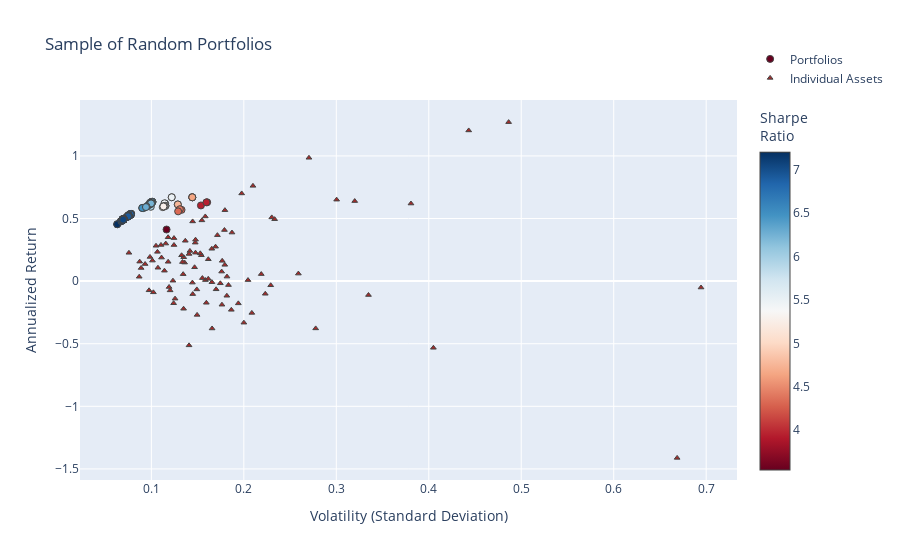

The code cell stored with this chart in its notebook:
### Code cell
fig = go.Figure()

fig.add_trace(go.Scatter(
    x=[p["variance"]**0.5 for p in total_portfolios],  # Convert variance to volatility
    y=[p["return"] for p in total_portfolios],
    mode='markers',
    marker=dict(
        color=[p["sharpe"] for p in total_portfolios],  # Sharpe Ratio
        showscale=True,
        size=7,
        line=dict(width=1),
        colorscale="RdBu",
        colorbar=dict(title="Sharpe<br>Ratio")
    ),
    hoverinfo='text',
    text=[
        f"Return: {p['return']:.3%}<br>Volatility: {p['variance']**0.5:.3f}<br>" +
        f"Sharpe Ratio: {p['return'] / (p['variance']**0.5):.3f}<br>" +
        "<br>".join([f"{p['tickers'][i]}: Weight={p['weights'][i]:.3f}" for i in range(len(p['tickers']))])
        for p in total_portfolios
    ],
    name="Portfolios"
))

fig.add_trace(go.Scatter(
    x=volatility,
    y=annualized_returns,
    mode='markers',
    hoverinfo='text',
    hovertext=[
        f"{name} <br>Volatility: {vol:.3f} <br>Returns: {ret:.3%} <br>Sharpe Ratio: {sr:.3f}"
        for name, vol, ret, sr in zip(names, volatility, annualized_returns, sharpe_ratios)
    ],
    marker=dict(
        color='brown',
        size=5,
        symbol='triangle-up',  # Sets the marker shape to a triangle
        line=dict(width=1)
    ),
    name="Individual Assets"
))

fig.update_layout(
    title='Sample of Random Portfolios',
    xaxis_title='Volatility (Standard Deviation)',
    yaxis_title='Annualized Return',
    legend=dict(y=5
    )
)


fig.show()

### Figure 1 — Plotly figure (JSON) as saved in the notebook; plotly's stock layout.template omitted (floating-point values rounded to 4 significant figures; data arrays with more than 128 entries replaced by an {"elided": "..."} marker saying what was removed)
{"data": [{"hoverinfo": "text", "marker": {"color": {"elided": "240 float values"}, "colorbar": {"title": {"text": "Sharpe<br>Ratio"}}, "colorscale": [[0, "rgb(103,0,31)"], [0.1, "rgb(178,24,43)"], [0.2, "rgb(214,96,77)"], [0.3, "rgb(244,165,130)"], [0.4, "rgb(253,219,199)"], [0.5, "rgb(247,247,247)"], [0.6, "rgb(209,229,240)"], [0.7, "rgb(146,197,222)"], [0.8, "rgb(67,147,195)"], [0.9, "rgb(33,102,172)"], [1, "rgb(5,48,97)"]], "line": {"width": 1}, "showscale": true, "size": 7}, "mode": "markers", "name": "Portfolios", "text": {"elided": "240 str values"}, "type": "scatter", "x": {"elided": "240 float values"}, "y": {"elided": "240 float values"}}, {"hoverinfo": "text", "hovertext": ["WFC_Close <br>Volatility: 0.176 <br>Returns: -18.838% <br>Sharpe Ratio: 3.332", "MDT_Close <br>Volatility: 0.114 <br>Returns: 8.328% <br>Sharpe Ratio: 3.666", "BIIB_Close <br>Volatility: 0.229 <br>Returns: -3.324% <br>Sharpe Ratio: 3.666", "COST_Close <br>Volatility: 0.194 <br>Returns: -17.769% <br>Sharpe Ratio: 3.666", "UNH_Close <br>Volatility: 0.118 <br>Returns: 35.013% <br>Sharpe Ratio: 3.666", "EMR_Close <br>Volatility: 0.165 <br>Returns: -0.844% <br>Sharpe Ratio: 4.093", "LLY_Close <br>Volatility: 0.158 <br>Returns: 0.828% <br>Sharpe Ratio: 4.093", "GE_Close <br>Volatility: 0.166 <br>Returns: -37.831% <br>Sharpe Ratio: 4.093", "EW_Close <br>Volatility: 0.230 <br>Returns: 50.893% <br>Sharpe Ratio: 4.093", "AMD_Close <br>Volatility: 0.694 <br>Returns: -5.109% <br>Sharpe Ratio: 4.093", "TMO_Close <br>Volatility: 0.142 <br>Returns: 24.099% <br>Sharpe Ratio: 4.093", "RTX_Close <br>Volatility: 0.093 <br>Returns: 13.645% <br>Sharpe Ratio: 4.290", "AEP_Close <br>Volatility: 0.101 <br>Returns: 16.390% <br>Sharpe Ratio: 4.093", "AAPL_Close <br>Volatility: 0.162 <br>Returns: 17.462% <br>Sharpe Ratio: 4.093", "KO_Close <br>Volatility: 0.076 <br>Returns: 22.618% <br>Sharpe Ratio: 4.093", "MSFT_Close <br>Volatility: 0.137 <br>Returns: 32.231% <br>Sharpe Ratio: 4.290", "PFE_Close <br>Volatility: 0.098 <br>Returns: -7.335% <br>Sharpe Ratio: 4.777", "SO_Close <br>Volatility: 0.102 <br>Returns: -8.956% <br>Sharpe Ratio: 4.777", "RMD_Close <br>Volatility: 0.177 <br>Returns: 16.205% <br>Sharpe Ratio: 4.777", "MS_Close <br>Volatility: 0.219 <br>Returns: 5.606% <br>Sharpe Ratio: 4.732", "CPB_Close <br>Volatility: 0.149 <br>Returns: -26.972% <br>Sharpe Ratio: 4.732", "MMM_Close <br>Volatility: 0.118 <br>Returns: 15.425% <br>Sharpe Ratio: 4.791", "BABA_Close <br>Volatility: 0.270 <br>Returns: 98.505% <br>Sharpe Ratio: 4.777", "ZBH_Close <br>Volatility: 0.176 <br>Returns: 7.620% <br>Sharpe Ratio: 4.732", "CAT_Close <br>Volatility: 0.233 <br>Returns: 49.457% <br>Sharpe Ratio: 4.732", "DE_Close <br>Volatility: 0.179 <br>Returns: 40.807% <br>Sharpe Ratio: 4.791", "SAP_Close <br>Volatility: 0.147 <br>Returns: 30.725% <br>Sharpe Ratio: 4.732", "F_Close <br>Volatility: 0.186 <br>Returns: -22.923% <br>Sharpe Ratio: 4.742", "DUK_Close <br>Volatility: 0.089 <br>Returns: 10.492% <br>Sharpe Ratio: 4.732", "ISRG_Close <br>Volatility: 0.180 <br>Returns: 56.678% <br>Sharpe Ratio: 4.732", "PYPL_Close <br>Volatility: 0.210 <br>Returns: 76.095% <br>Sharpe Ratio: 5.146", "DHR_Close <br>Volatility: 0.126 <br>Returns: -13.996% <br>Sharpe Ratio: 4.777", "PEP_Close <br>Volatility: 0.087 <br>Returns: 15.556% <br>Sharpe Ratio: 4.732", "VRTX_Close <br>Volatility: 0.486 <br>Returns: 126.996% <br>Sharpe Ratio: 4.732", "BTI_Close <br>Volatility: 0.204 <br>Returns: 0.821% <br>Sharpe Ratio: 4.791", "UA_Close <br>Volatility: 0.335 <br>Returns: -11.114% <br>Sharpe Ratio: 4.732", "QCOM_Close <br>Volatility: 0.182 <br>Returns: -11.695% <br>Sharpe Ratio: 4.742", "WMT_Close <br>Volatility: 0.148 <br>Returns: 33.100% <br>Sharpe Ratio: 4.732", "PM_Close <br>Volatility: 0.135 <br>Returns: 19.081% <br>Sharpe Ratio: 4.732", "ADBE_Close <br>Volatility: 0.155 <br>Returns: 48.534% <br>Sharpe Ratio: 5.146", "NEE_Close <br>Volatility: 0.105 <br>Returns: 28.234% <br>Sharpe Ratio: 4.732", "ACN_Close <br>Volatility: 0.147 <br>Returns: 11.058% <br>Sharpe Ratio: 5.206", "REGN_Close <br>Volatility: 0.300 <br>Returns: 65.057% <br>Sharpe Ratio: 4.777", "GS_Close <br>Volatility: 0.209 <br>Returns: -25.385% <br>Sharpe Ratio: 4.732", "META_Close <br>Volatility: 0.158 <br>Returns: 51.648% <br>Sharpe Ratio: 4.732", "AMZN_Close <br>Volatility: 0.171 <br>Returns: 36.711% <br>Sharpe Ratio: 4.791", "LMT_Close <br>Volatility: 0.107 <br>Returns: 23.364% <br>Sharpe Ratio: 4.732", "SYY_Close <br>Volatility: 0.155 <br>Returns: 2.406% <br>Sharpe Ratio: 4.742", "GOOGL_Close <br>Volatility: 0.165 <br>Returns: 25.843% <br>Sharpe Ratio: 4.732", "VZ_Close <br>Volatility: 0.175 <br>Returns: -1.752% <br>Sharpe Ratio: 4.732", "INTC_Close <br>Volatility: 0.144 <br>Returns: -1.191% <br>Sharpe Ratio: 5.146", "BA_Close <br>Volatility: 0.198 <br>Returns: 70.035% <br>Sharpe Ratio: 4.732", "GOOG_Close <br>Volatility: 0.169 <br>Returns: 27.511% <br>Sharpe Ratio: 5.206", "NVDA_Close <br>Volatility: 0.443 <br>Returns: 120.348% <br>Sharpe Ratio: 4.733", "ORCL_Close <br>Volatility: 0.187 <br>Returns: 38.781% <br>Sharpe Ratio: 4.732", "IBM_Close <br>Volatility: 0.141 <br>Returns: -51.301% <br>Sharpe Ratio: 4.753", "SYK_Close <br>Volatility: 0.116 <br>Returns: 29.992% <br>Sharpe Ratio: 4.972", "SRE_Close <br>Volatility: 0.107 <br>Returns: 10.690% <br>Sharpe Ratio: 4.733", "XOM_Close <br>Volatility: 0.120 <br>Returns: -7.396% <br>Sharpe Ratio: 4.732", "ETN_Close <br>Volatility: 0.141 <br>Returns: 21.693% <br>Sharpe Ratio: 4.732", "EXC_Close <br>Volatility: 0.136 <br>Returns: 14.814% <br>Sharpe Ratio: 4.732", "MO_Close <br>Volatility: 0.200 <br>Returns: -33.192% <br>Sharpe Ratio: 4.972", "SNAP_Close <br>Volatility: 0.669 <br>Returns: -141.181% <br>Sharpe Ratio: 4.732", "T_Close <br>Volatility: 0.145 <br>Returns: -10.384% <br>Sharpe Ratio: 4.732", "K_Close <br>Volatility: 0.135 <br>Returns: -22.065% <br>Sharpe Ratio: 4.732", "GIS_Close <br>Volatility: 0.124 <br>Returns: -17.660% <br>Sharpe Ratio: 4.732", "JPM_Close <br>Volatility: 0.162 <br>Returns: 1.822% <br>Sharpe Ratio: 4.732", "HD_Close <br>Volatility: 0.134 <br>Returns: 5.554% <br>Sharpe Ratio: 4.732", "CRM_Close <br>Volatility: 0.148 <br>Returns: 22.729% <br>Sharpe Ratio: 4.759", "JNJ_Close <br>Volatility: 0.111 <br>Returns: 18.793% <br>Sharpe Ratio: 4.732", "BAC_Close <br>Volatility: 0.223 <br>Returns: -10.107% <br>Sharpe Ratio: 4.951", "CVX_Close <br>Volatility: 0.149 <br>Returns: -6.629% <br>Sharpe Ratio: 4.733", "HON_Close <br>Volatility: 0.099 <br>Returns: 19.309% <br>Sharpe Ratio: 4.732", "KR_Close <br>Volatility: 0.405 <br>Returns: -53.258% <br>Sharpe Ratio: 4.732", "BMY_Close <br>Volatility: 0.182 <br>Returns: 3.607% <br>Sharpe Ratio: 4.732", "CMCSA_Close <br>Volatility: 0.154 <br>Returns: 20.680% <br>Sharpe Ratio: 4.769", "MCD_Close <br>Volatility: 0.145 <br>Returns: 47.675% <br>Sharpe Ratio: 4.787", "GILD_Close <br>Volatility: 0.153 <br>Returns: 22.185% <br>Sharpe Ratio: 4.740", "RDY_Close <br>Volatility: 0.278 <br>Returns: -37.763% <br>Sharpe Ratio: 4.732", "DIS_Close <br>Volatility: 0.123 <br>Returns: 0.345% <br>Sharpe Ratio: 4.732", "V_Close <br>Volatility: 0.110 <br>Returns: 28.881% <br>Sharpe Ratio: 4.732", "GM_Close <br>Volatility: 0.170 <br>Returns: -6.545% <br>Sharpe Ratio: 5.516", "AMGN_Close <br>Volatility: 0.183 <br>Returns: -3.148% <br>Sharpe Ratio: 5.560", "CSCO_Close <br>Volatility: 0.159 <br>Returns: -17.299% <br>Sharpe Ratio: 5.560", "ABBV_Close <br>Volatility: 0.124 <br>Returns: 28.825% <br>Sharpe Ratio: 5.516", "PG_Close <br>Volatility: 0.087 <br>Returns: 3.502% <br>Sharpe Ratio: 5.516", "TXN_Close <br>Volatility: 0.179 <br>Returns: 13.001% <br>Sharpe Ratio: 5.523", "BSX_Close <br>Volatility: 0.134 <br>Returns: 15.214% <br>Sharpe Ratio: 5.516", "NFLX_Close <br>Volatility: 0.320 <br>Returns: 63.935% <br>Sharpe Ratio: 5.741", "NKE_Close <br>Volatility: 0.259 <br>Returns: 6.009% <br>Sharpe Ratio: 5.560", "MA_Close <br>Volatility: 0.124 <br>Returns: 34.348% <br>Sharpe Ratio: 5.516", "MRK_Close <br>Volatility: 0.119 <br>Returns: -4.687% <br>Sharpe Ratio: 5.516", "TSLA_Close <br>Volatility: 0.381 <br>Returns: 61.965% <br>Sharpe Ratio: 5.523", "ABT_Close <br>Volatility: 0.133 <br>Returns: 20.650% <br>Sharpe Ratio: 5.516"], "marker": {"color": "brown", "line": {"width": 1}, "size": 5, "symbol": "triangle-up"}, "mode": "markers", "name": "Individual Assets", "type": "scatter", "x": [0.1763, 0.1141, 0.2291, 0.1941, 0.1181, 0.1655, 0.1584, 0.1657, 0.2302, 0.6944, 0.1417, 0.09322, 0.1011, 0.1616, 0.07573, 0.1367, 0.09751, 0.1022, 0.1766, 0.2189, 0.1495, 0.1182, 0.2704, 0.176, 0.2333, 0.179, 0.1474, 0.1865, 0.08891, 0.1795, 0.2099, 0.1256, 0.08737, 0.4864, 0.2045, 0.3348, 0.1816, 0.1478, 0.135, 0.1546, 0.105, 0.1467, 0.3004, 0.2086, 0.1583, 0.1714, 0.1066, 0.1552, 0.1653, 0.1746, 0.1444, 0.1977, 0.1694, 0.4432, 0.1872, 0.1407, 0.1156, 0.1071, 0.1203, 0.1407, 0.1359, 0.2, 0.6686, 0.1447, 0.1348, 0.1241, 0.1615, 0.1344, 0.1477, 0.111, 0.2232, 0.1492, 0.09851, 0.405, 0.1818, 0.1541, 0.1446, 0.1529, 0.2777, 0.1233, 0.1104, 0.17, 0.1834, 0.1594, 0.1244, 0.08685, 0.1794, 0.1336, 0.3199, 0.259, 0.1244, 0.1191, 0.3808, 0.1327], "y": [-0.1884, 0.08328, -0.03324, -0.1777, 0.3501, -0.008444, 0.008278, -0.3783, 0.5089, -0.05109, 0.241, 0.1365, 0.1639, 0.1746, 0.2262, 0.3223, -0.07335, -0.08956, 0.162, 0.05606, -0.2697, 0.1543, 0.9851, 0.0762, 0.4946, 0.4081, 0.3073, -0.2292, 0.1049, 0.5668, 0.761, -0.14, 0.1556, 1.27, 0.008211, -0.1111, -0.117, 0.331, 0.1908, 0.4853, 0.2823, 0.1106, 0.6506, -0.2539, 0.5165, 0.3671, 0.2336, 0.02406, 0.2584, -0.01752, -0.01191, 0.7003, 0.2751, 1.203, 0.3878, -0.513, 0.2999, 0.1069, -0.07396, 0.2169, 0.1481, -0.3319, -1.412, -0.1038, -0.2206, -0.1766, 0.01822, 0.05554, 0.2273, 0.1879, -0.1011, -0.06629, 0.1931, -0.5326, 0.03607, 0.2068, 0.4767, 0.2219, -0.3776, 0.003455, 0.2888, -0.06545, -0.03148, -0.173, 0.2883, 0.03502, 0.13, 0.1521, 0.6393, 0.06009, 0.3435, -0.04687, 0.6196, 0.2065]}], "layout": {"legend": {"y": 5}, "title": {"text": "Sample of Random Portfolios"}, "xaxis": {"title": {"text": "Volatility (Standard Deviation)"}}, "yaxis": {"title": {"text": "Annualized Return"}}}}
